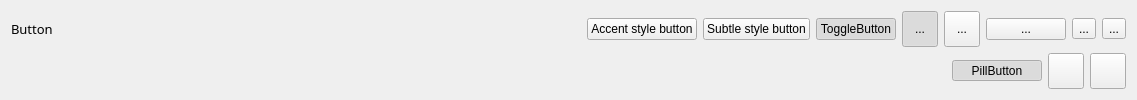
                <widget class="QWidget" name="widget" native="true">
                 <layout class="QGridLayout" name="gridLayout_2">
                  <item row="0" column="0">
                   <widget class="QLabel" name="label">
                    <property name="font">
                     <font>
                      <family>微软雅黑</family>
                      <pointsize>10</pointsize>
                      <bold>false</bold>
                     </font>
                    </property>
                    <property name="text">
                     <string>Button</string>
                    </property>
                   </widget>
                  </item>
                  <item row="0" column="1">
                   <spacer name="horizontalSpacer">
                    <property name="orientation">
                     <enum>Qt::Horizontal</enum>
                    </property>
                    <property name="sizeHint" stdset="0">
                     <size>
                      <width>522</width>
                      <height>20</height>
                     </size>
                    </property>
                   </spacer>
                  </item>
                  <item row="0" column="2">
                   <widget class="QPushButton" name="pushButton_2">
                    <property name="minimumSize">
                     <size>
                      <width>0</width>
                      <height>0</height>
                     </size>
                    </property>
                    <property name="text">
                     <string>Accent style button</string>
                    </property>
                    <property name="accent" stdset="0">
                     <bool>true</bool>
                    </property>
                   </widget>
                  </item>
                  <item row="0" column="3">
                   <widget class="QPushButton" name="pushButton">
                    <property name="minimumSize">
                     <size>
                      <width>0</width>
                      <height>0</height>
                     </size>
                    </property>
                    <property name="text">
                     <string>Subtle style button</string>
                    </property>
                    <property name="flat">
                     <bool>false</bool>
                    </property>
                   </widget>
                  </item>
                  <item row="0" column="4">
                   <widget class="QPushButton" name="pushButton_3">
                    <property name="minimumSize">
                     <size>
                      <width>0</width>
                      <height>0</height>
                     </size>
                    </property>
                    <property name="text">
                     <string>ToggleButton</string>
                    </property>
                    <property name="checkable">
                     <bool>true</bool>
                    </property>
                    <property name="checked">
                     <bool>true</bool>
                    </property>
                   </widget>
                  </item>
                  <item row="0" column="5">
                   <widget class="QToolButton" name="tBtnAutoRaise">
                    <property name="enabled">
                     <bool>true</bool>
                    </property>
                    <property name="minimumSize">
                     <size>
                      <width>36</width>
                      <height>36</height>
                     </size>
                    </property>
                    <property name="text">
                     <string>...</string>
                    </property>
                    <property name="iconSize">
                     <size>
                      <width>20</width>
                      <height>20</height>
                     </size>
                    </property>
                    <property name="checkable">
                     <bool>true</bool>
                    </property>
                    <property name="checked">
                     <bool>true</bool>
                    </property>
                    <property name="autoRaise">
                     <bool>true</bool>
                    </property>
                   </widget>
                  </item>
                  <item row="0" column="6">
                   <widget class="QToolButton" name="toolButton">
                    <property name="minimumSize">
                     <size>
                      <width>36</width>
                      <height>36</height>
                     </size>
                    </property>
                    <property name="text">
                     <string>...</string>
                    </property>
                   </widget>
                  </item>
                  <item row="0" column="7">
                   <widget class="QPushButton" name="pushButton_10">
                    <property name="minimumSize">
                     <size>
                      <width>0</width>
                      <height>0</height>
                     </size>
                    </property>
                    <property name="text">
                     <string>...</string>
                    </property>
                   </widget>
                  </item>
                  <item row="0" column="8">
                   <widget class="QToolButton" name="toolButton_3">
                    <property name="text">
                     <string>...</string>
                    </property>
                    <property name="popupMode">
                     <enum>QToolButton::InstantPopup</enum>
                    </property>
                   </widget>
                  </item>
                  <item row="0" column="9">
                   <widget class="QToolButton" name="toolButton_4">
                    <property name="text">
                     <string>...</string>
                    </property>
                    <property name="popupMode">
                     <enum>QToolButton::InstantPopup</enum>
                    </property>
                   </widget>
                  </item>
                  <item row="1" column="0" colspan="10">
                   <layout class="QHBoxLayout" name="horizontalLayout_4">
                    <item>
                     <spacer name="horizontalSpacer_15">
                      <property name="orientation">
                       <enum>Qt::Horizontal</enum>
                      </property>
                      <property name="sizeHint" stdset="0">
                       <size>
                        <width>799</width>
                        <height>19</height>
                       </size>
                      </property>
                     </spacer>
                    </item>
                    <item>
                     <widget class="QToolButton" name="toolButton_2">
                      <property name="minimumSize">
                       <size>
                        <width>90</width>
                        <height>0</height>
                       </size>
                      </property>
                      <property name="text">
                       <string>PillButton</string>
                      </property>
                      <property name="checkable">
                       <bool>true</bool>
                      </property>
                      <property name="checked">
                       <bool>true</bool>
                      </property>
                      <property name="buttonShape" stdset="0">
                       <string>capsule</string>
                      </property>
                     </widget>
                    </item>
                    <item>
                     <widget class="QToolButton" name="circleBtn">
                      <property name="minimumSize">
                       <size>
                        <width>36</width>
                        <height>36</height>
                       </size>
                      </property>
                      <property name="maximumSize">
                       <size>
                        <width>16777215</width>
                        <height>36</height>
                       </size>
                      </property>
                      <property name="text">
                       <string/>
                      </property>
                      <property name="toolButtonStyle">
                       <enum>Qt::ToolButtonIconOnly</enum>
                      </property>
                      <property name="buttonShape" stdset="0">
                       <string>circle</string>
                      </property>
                     </widget>
                    </item>
                    <item>
                     <widget class="QToolButton" name="circleBtn2">
                      <property name="minimumSize">
                       <size>
                        <width>36</width>
                        <height>36</height>
                       </size>
                      </property>
                      <property name="maximumSize">
                       <size>
                        <width>36</width>
                        <height>36</height>
                       </size>
                      </property>
                      <property name="buttonShape" stdset="0">
                       <string>circle</string>
                      </property>
                     </widget>
                    </item>
                   </layout>
                  </item>
                 </layout>
                </widget>
